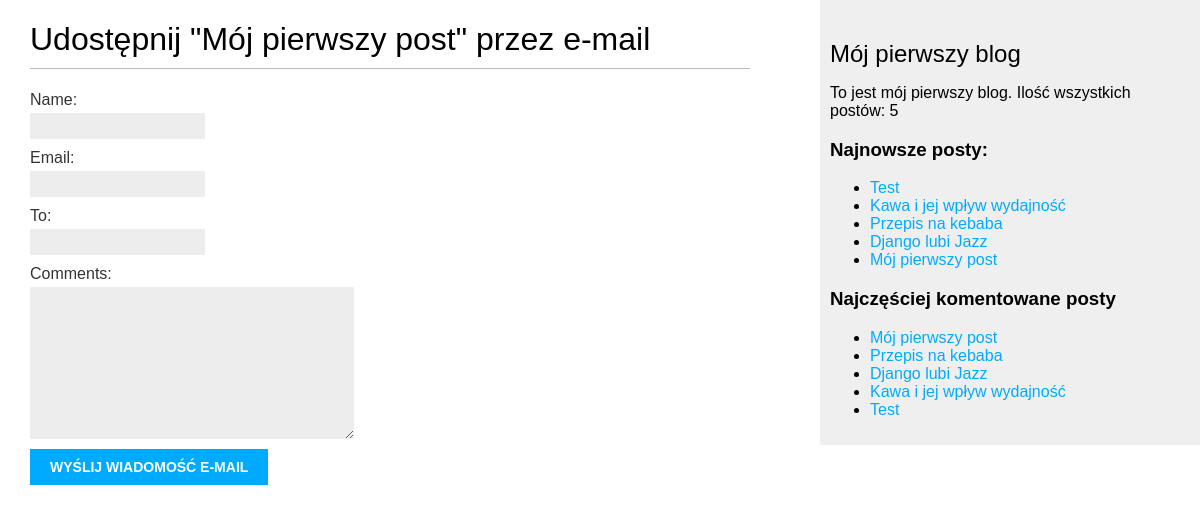
The app's page /blog/1/share, older data.
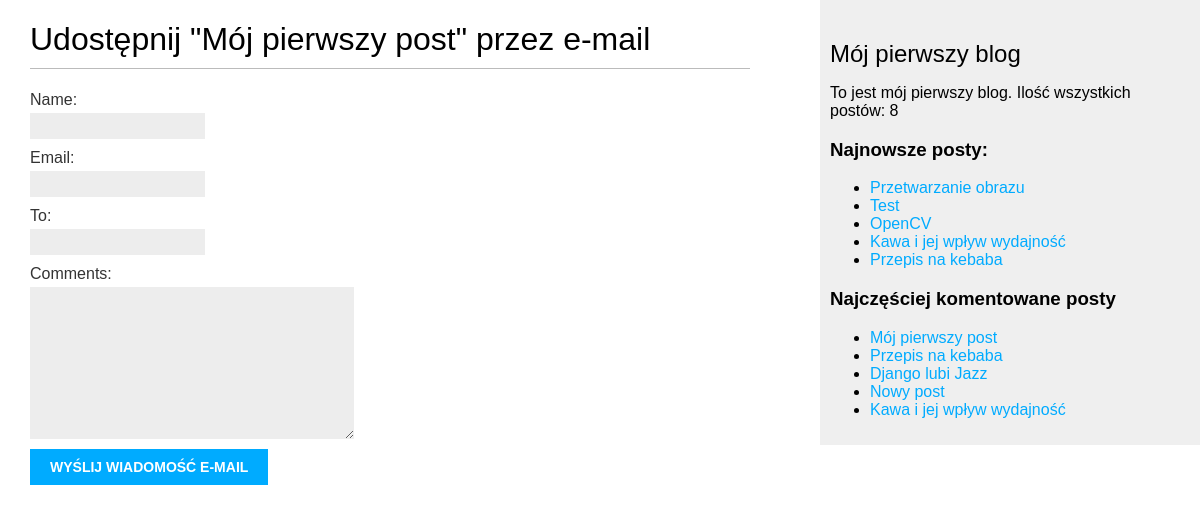
The same page, newer data.
### blog/models.py (models this page shows, shortened)
class Post(models.Model):
    class Status(models.TextChoices):
        DRAFT = 'DF', 'Roboczy'
        PUBLISHED = 'PB', 'Opublikowany'
    title = models.CharField(max_length=250)
    slug = models.SlugField(max_length=250, unique_for_date="publish")
    author = models.ForeignKey(User, on_delete=models.CASCADE, related_name='blog_post')
    body = models.TextField()
    publish = models.DateTimeField(default=timezone.now)
    created = models.DateTimeField(auto_now_add=True)
    updated = models.DateTimeField(auto_now=True)
    status = models.CharField(max_length=2, choices=Status.choices, default=Status.DRAFT)
    object = models.Manager()
    published = PublishedManager()
    tags = TaggableManager()
    class Meta:
        ordering = ['-publish']
        indexes = [
            models.Index(fields=['-publish']),
        ]
    def get_absolute_url(self):
        return reverse("blog:post_detail",
                       args=[self.publish.year, self.publish.month, self.publish.day, self.slug])

### blog/views.py (the view)
# urls.py: path("<int:post_id>/share", views.post_share, name="post_share"),
def post_share(request, post_id):
    post = get_object_or_404(Post, id=post_id, status=Post.Status.PUBLISHED)
    sent = False
    if request.method == "POST":
        form = EmailPostForm(request.POST)
        if form.is_valid():
            cd = form.cleaned_data
            post_url = request.build_absolute_uri(
                post.get_absolute_url())
            subject = f"{cd['name']} zaleca Ci przeczytanie " \
                      f"{post.title}"
            massage = f"Przczytaj {post.title} pod adresem {post_url}\n\n" \
                      f"komenatrze {cd['name']}: {cd['comments']}"
            send_mail(subject, massage, 'urb2001an@gmail.com', [cd['to']])
            sent = True
    else:
        form = EmailPostForm()
    return render(request, "blog/post/share.html", {"post": post, "form": form, "sent": sent})

### blog/forms.py
class EmailPostForm(forms.Form):
    name = forms.CharField(max_length=25)
    email = forms.EmailField()
    to = forms.EmailField()
    comments = forms.CharField(required=False, widget=forms.Textarea)

### blog/models.py (called while the page is built)
    def get_queryset(self):
        return super().get_queryset() \
            .filter(status=Post.Status.PUBLISHED)

### blog/templatetags/blog_tags.py (called while the page is built)
@register.simple_tag
def total_posts():
    return Post.published.count()

@register.inclusion_tag("blog/post/latest_posts.html")
def show_latest_posts(count=5):
    latest_posts = Post.published.order_by("-publish")[:count]
    return {"latest_posts" : latest_posts}

@register.simple_tag
def get_most_commented_posts(count=5):
    return Post.published.annotate(total_comments=Count("comments")
                                   ).order_by("-total_comments")[:count]

### blog/templates/blog/post/share.html (shortened to what this page needs)
{% extends "blog/base.html" %}
{% block content %}
    {% if sent %}
    <h1>Wiadomość email została pomyślnie wysłana</h1>
    <p> Wysłanie posta "{{ post.title }}" do {{ form.cleaned_data.to }} zakończyło się pomyślnie</p>
    {% else %}
    <h1>Udostępnij "{{ post.title }}" przez e-mail</h1>
    <form method="post">
    {{ form.as_p }}
    <input type="submit" value="Wyślij wiadomość e-mail">
    </form>
    {% endif %}
{% endblock %}

### blog/templates/blog/base.html (shortened to what this page needs)
{% load blog_tags %}
{% load static %}
{{ '<' }}{{ '!DOCTYPE html>' }}
<html>
<head>
    <link href="{% static 'css/blog.css' %}" rel="stylesheet">
</head>
<body>
<div id="content">
    {% block content %}
    {% endblock %}
</div>
<div id="sidebar">
    <h2>Mój pierwszy blog</h2>
    <p>To jest mój pierwszy blog.
    Ilość wszystkich postów: {% total_posts %}
    </p>
    <h3>Najnowsze posty:</h3>
    {% show_latest_posts 5 %}
    <h3>Najczęściej komentowane posty</h3>
    {% get_most_commented_posts as most_commented_posts %}
    <ul>
        {% for post in most_commented_posts %}
        <li>
            <a href="{{ post.get_absolute_url }}">{{ post.title }}</a>
        </li>
        {% endfor %}
    </ul>
</div>
</body>
</html>

### blog/templates/blog/post/latest_posts.html
<ul>
    {% for post in latest_posts %}
    <li>
        <a href="{{ post.get_absolute_url }}">{{ post.title }}</a>
    </li>
    {% endfor %}
</ul>

Row changes from the older to the newer data that the page shows:
no longer on one of the page's lists (row edited): Post: title "Mój pierwszy post"
no longer on one of the page's lists (row edited): Post: title "Test"
no longer on one of the page's lists (row edited): Post: title "Django lubi Jazz"
added Post: title "Przetwarzanie obrazu", shown under "Najnowsze posty:"
now on this page (row edited): Post: title "OpenCV", shown under "Najnowsze posty:"
now on this page (row edited): Post: title "Nowy post", shown under "Najczęściej komentowane posty"
Text that changed along with them:
text no longer shown: "5"
text now shown: "8"
